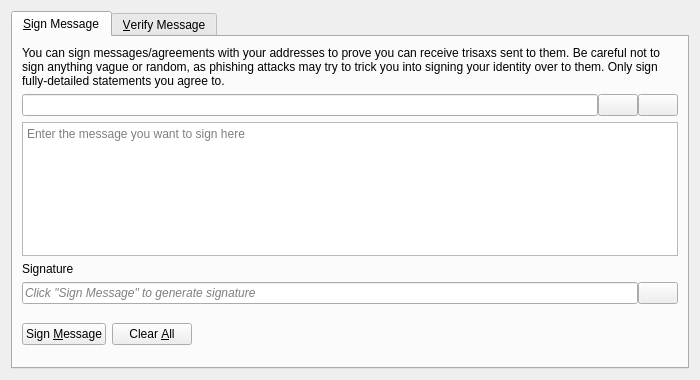
<?xml version="1.0" encoding="UTF-8"?>
<ui version="4.0">
 <class>SignVerifyMessageDialog</class>
 <widget class="QDialog" name="SignVerifyMessageDialog">
  <property name="geometry">
   <rect>
    <x>0</x>
    <y>0</y>
    <width>700</width>
    <height>380</height>
   </rect>
  </property>
  <property name="windowTitle">
   <string>Signatures - Sign / Verify a Message</string>
  </property>
  <property name="modal">
   <bool>true</bool>
  </property>
  <layout class="QVBoxLayout" name="verticalLayout">
   <item>
    <widget class="QTabWidget" name="tabWidget">
     <property name="currentIndex">
      <number>0</number>
     </property>
     <widget class="QWidget" name="tabSignMessage">
      <attribute name="title">
       <string>&amp;Sign Message</string>
      </attribute>
      <layout class="QVBoxLayout" name="verticalLayout_SM">
       <item>
        <widget class="QLabel" name="infoLabel_SM">
         <property name="text">
          <string>You can sign messages/agreements with your addresses to prove you can receive trisaxs sent to them. Be careful not to sign anything vague or random, as phishing attacks may try to trick you into signing your identity over to them. Only sign fully-detailed statements you agree to.</string>
         </property>
         <property name="textFormat">
          <enum>Qt::PlainText</enum>
         </property>
         <property name="wordWrap">
          <bool>true</bool>
         </property>
        </widget>
       </item>
       <item>
        <layout class="QHBoxLayout" name="horizontalLayout_1_SM">
         <property name="spacing">
          <number>0</number>
         </property>
         <item>
          <widget class="QValidatedLineEdit" name="addressIn_SM">
           <property name="toolTip">
            <string>The Trisax address to sign the message with</string>
           </property>
          </widget>
         </item>
         <item>
          <widget class="QPushButton" name="addressBookButton_SM">
           <property name="toolTip">
            <string>Choose previously used address</string>
           </property>
           <property name="text">
            <string/>
           </property>
           <property name="icon">
            <iconset resource="../bitcoin.qrc">
             <normaloff>:/icons/address-book</normaloff>:/icons/address-book</iconset>
           </property>
           <property name="shortcut">
            <string>Alt+A</string>
           </property>
           <property name="autoDefault">
            <bool>false</bool>
           </property>
          </widget>
         </item>
         <item>
          <widget class="QPushButton" name="pasteButton_SM">
           <property name="toolTip">
            <string>Paste address from clipboard</string>
           </property>
           <property name="text">
            <string/>
           </property>
           <property name="icon">
            <iconset resource="../bitcoin.qrc">
             <normaloff>:/icons/editpaste</normaloff>:/icons/editpaste</iconset>
           </property>
           <property name="shortcut">
            <string>Alt+P</string>
           </property>
           <property name="autoDefault">
            <bool>false</bool>
           </property>
          </widget>
         </item>
        </layout>
       </item>
       <item>
        <widget class="QPlainTextEdit" name="messageIn_SM">
         <property name="toolTip">
          <string>Enter the message you want to sign here</string>
         </property>
         <property name="placeholderText">
          <string>Enter the message you want to sign here</string>
         </property>
        </widget>
       </item>
       <item>
        <widget class="QLabel" name="signatureLabel_SM">
         <property name="text">
          <string>Signature</string>
         </property>
         <property name="textFormat">
          <enum>Qt::PlainText</enum>
         </property>
        </widget>
       </item>
       <item>
        <layout class="QHBoxLayout" name="horizontalLayout_2_SM">
         <property name="spacing">
          <number>0</number>
         </property>
         <item>
          <widget class="QLineEdit" name="signatureOut_SM">
           <property name="placeholderText">
            <string>Click "Sign Message" to generate signature</string>
           </property>
           <property name="font">
            <font>
             <italic>true</italic>
            </font>
           </property>
           <property name="readOnly">
            <bool>true</bool>
           </property>
          </widget>
         </item>
         <item>
          <widget class="QPushButton" name="copySignatureButton_SM">
           <property name="toolTip">
            <string>Copy the current signature to the system clipboard</string>
           </property>
           <property name="text">
            <string/>
           </property>
           <property name="icon">
            <iconset resource="../bitcoin.qrc">
             <normaloff>:/icons/editcopy</normaloff>:/icons/editcopy</iconset>
           </property>
           <property name="autoDefault">
            <bool>false</bool>
           </property>
          </widget>
         </item>
        </layout>
       </item>
       <item>
        <layout class="QHBoxLayout" name="horizontalLayout_3_SM">
         <item>
          <widget class="QPushButton" name="signMessageButton_SM">
           <property name="toolTip">
            <string>Sign the message to prove you own this Trisax address</string>
           </property>
           <property name="text">
            <string>Sign &amp;Message</string>
           </property>
           <property name="icon">
            <iconset resource="../bitcoin.qrc">
             <normaloff>:/icons/edit</normaloff>:/icons/edit</iconset>
           </property>
           <property name="autoDefault">
            <bool>false</bool>
           </property>
          </widget>
         </item>
         <item>
          <widget class="QPushButton" name="clearButton_SM">
           <property name="toolTip">
            <string>Reset all sign message fields</string>
           </property>
           <property name="text">
            <string>Clear &amp;All</string>
           </property>
           <property name="icon">
            <iconset resource="../bitcoin.qrc">
             <normaloff>:/icons/remove</normaloff>:/icons/remove</iconset>
           </property>
           <property name="autoDefault">
            <bool>false</bool>
           </property>
          </widget>
         </item>
         <item>
          <spacer name="horizontalSpacer_1_SM">
           <property name="orientation">
            <enum>Qt::Horizontal</enum>
           </property>
           <property name="sizeHint" stdset="0">
            <size>
             <width>40</width>
             <height>48</height>
            </size>
           </property>
          </spacer>
         </item>
         <item>
          <widget class="QLabel" name="statusLabel_SM">
           <property name="font">
            <font>
             <weight>75</weight>
             <bold>true</bold>
            </font>
           </property>
           <property name="text">
            <string/>
           </property>
           <property name="wordWrap">
            <bool>true</bool>
           </property>
          </widget>
         </item>
         <item>
          <spacer name="horizontalSpacer_2_SM">
           <property name="orientation">
            <enum>Qt::Horizontal</enum>
           </property>
           <property name="sizeHint" stdset="0">
            <size>
             <width>40</width>
             <height>48</height>
            </size>
           </property>
          </spacer>
         </item>
        </layout>
       </item>
      </layout>
     </widget>
     <widget class="QWidget" name="tabVerifyMessage">
      <attribute name="title">
       <string>&amp;Verify Message</string>
      </attribute>
      <layout class="QVBoxLayout" name="verticalLayout_VM">
       <item>
        <widget class="QLabel" name="infoLabel_VM">
         <property name="text">
          <string>Enter the receiver's address, message (ensure you copy line breaks, spaces, tabs, etc. exactly) and signature below to verify the message. Be careful not to read more into the signature than what is in the signed message itself, to avoid being tricked by a man-in-the-middle attack. Note that this only proves the signing party receives with the address, it cannot prove sendership of any transaction!</string>
         </property>
         <property name="textFormat">
          <enum>Qt::PlainText</enum>
         </property>
         <property name="alignment">
          <set>Qt::AlignLeading|Qt::AlignLeft|Qt::AlignTop</set>
         </property>
         <property name="wordWrap">
          <bool>true</bool>
         </property>
        </widget>
       </item>
       <item>
        <layout class="QHBoxLayout" name="horizontalLayout_1_VM">
         <property name="spacing">
          <number>0</number>
         </property>
         <item>
          <widget class="QValidatedLineEdit" name="addressIn_VM">
           <property name="toolTip">
            <string>The Trisax address the message was signed with</string>
           </property>
          </widget>
         </item>
         <item>
          <widget class="QPushButton" name="addressBookButton_VM">
           <property name="toolTip">
            <string>Choose previously used address</string>
           </property>
           <property name="text">
            <string/>
           </property>
           <property name="icon">
            <iconset resource="../bitcoin.qrc">
             <normaloff>:/icons/address-book</normaloff>:/icons/address-book</iconset>
           </property>
           <property name="shortcut">
            <string>Alt+A</string>
           </property>
           <property name="autoDefault">
            <bool>false</bool>
           </property>
          </widget>
         </item>
        </layout>
       </item>
       <item>
        <widget class="QPlainTextEdit" name="messageIn_VM">
          <property name="toolTip">
            <string>The signed message to verify</string>
          </property>
          <property name="placeholderText">
            <string>The signed message to verify</string>
          </property>
        </widget>
       </item>
       <item>
        <widget class="QValidatedLineEdit" name="signatureIn_VM">
          <property name="toolTip">
            <string>The signature given when the message was signed</string>
          </property>
          <property name="placeholderText">
            <string>The signature given when the message was signed</string>
          </property>
        </widget>
       </item>
       <item>
        <layout class="QHBoxLayout" name="horizontalLayout_2_VM">
         <item>
          <widget class="QPushButton" name="verifyMessageButton_VM">
           <property name="toolTip">
            <string>Verify the message to ensure it was signed with the specified Trisax address</string>
           </property>
           <property name="text">
            <string>Verify &amp;Message</string>
           </property>
           <property name="icon">
            <iconset resource="../bitcoin.qrc">
             <normaloff>:/icons/transaction_0</normaloff>:/icons/transaction_0</iconset>
           </property>
           <property name="autoDefault">
            <bool>false</bool>
           </property>
          </widget>
         </item>
         <item>
          <widget class="QPushButton" name="clearButton_VM">
           <property name="toolTip">
            <string>Reset all verify message fields</string>
           </property>
           <property name="text">
            <string>Clear &amp;All</string>
           </property>
           <property name="icon">
            <iconset resource="../bitcoin.qrc">
             <normaloff>:/icons/remove</normaloff>:/icons/remove</iconset>
           </property>
           <property name="autoDefault">
            <bool>false</bool>
           </property>
          </widget>
         </item>
         <item>
          <spacer name="horizontalSpacer_1_VM">
           <property name="orientation">
            <enum>Qt::Horizontal</enum>
           </property>
           <property name="sizeHint" stdset="0">
            <size>
             <width>40</width>
             <height>48</height>
            </size>
           </property>
          </spacer>
         </item>
         <item>
          <widget class="QLabel" name="statusLabel_VM">
           <property name="font">
            <font>
             <weight>75</weight>
             <bold>true</bold>
            </font>
           </property>
           <property name="text">
            <string/>
           </property>
           <property name="wordWrap">
            <bool>true</bool>
           </property>
          </widget>
         </item>
         <item>
          <spacer name="horizontalSpacer_2_VM">
           <property name="orientation">
            <enum>Qt::Horizontal</enum>
           </property>
           <property name="sizeHint" stdset="0">
            <size>
             <width>40</width>
             <height>48</height>
            </size>
           </property>
          </spacer>
         </item>
        </layout>
       </item>
      </layout>
     </widget>
    </widget>
   </item>
  </layout>
 </widget>
 <customwidgets>
  <customwidget>
   <class>QValidatedLineEdit</class>
   <extends>QLineEdit</extends>
   <header>qt/qvalidatedlineedit.h</header>
  </customwidget>
 </customwidgets>
 <resources>
  <include location="../bitcoin.qrc"/>
 </resources>
 <connections/>
</ui>
